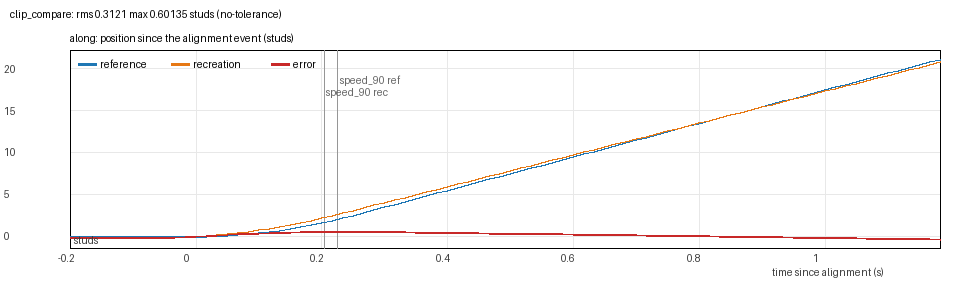
#> input picture cc.png, 960 x 288 px
$ python contact_sheet.py ../../.. --out out.png
#> lines starting #> are read from the running program, lines starting #| are printed output that depends on the picture
### skills/roblox-game-remaker/scripts/remake_common.py
"""Shared helpers for the roblox-game-remaker scripts.

Standard library plus numpy and Pillow only. No network access. Every function that touches
the filesystem takes explicit paths.
"""

from __future__ import annotations

import json
import os
import shutil
import subprocess
import sys
from fractions import Fraction
from pathlib import Path
from typing import Any, Iterable, NoReturn, Sequence

EXIT_OK = 0
EXIT_FAIL = 1
EXIT_USAGE = 2


class ToolError(Exception):
    """Raised for invalid input or a failed external tool; carries an exit code."""

    def __init__(self, message: str, code: int = EXIT_USAGE):
        super().__init__(message)
        self.code = code


def fail(message: str, code: int = EXIT_USAGE) -> NoReturn:
    raise ToolError(message, code)


def safe_console() -> None:
    """Write UTF-8 when output is piped, and never crash on an unencodable character.

    On Windows a piped stdout defaults to the ANSI code page (cp1252), which Git Bash and agent
    harnesses then read as UTF-8, so symbols such as the plus-minus sign arrive garbled. A real
    console is left alone: Python already writes Unicode to it.
    """
    for stream in (sys.stdout, sys.stderr):
        try:
            if stream.isatty():
                stream.reconfigure(errors="replace")  # type: ignore[union-attr]
            else:
                stream.reconfigure(encoding="utf-8", errors="replace")  # type: ignore[union-attr]
        except (AttributeError, ValueError, OSError):
            pass


def run_main(main) -> None:
    """Run a CLI main() and convert ToolError into a clean message and exit code."""
    safe_console()
    try:
        code = main()
#> in main, probe is the input picture: PIL image 960x288 RGB; mean R, G, B 249.5, 248.5, 248.3
    except ToolError as exc:
        print(f"error: {exc}", file=sys.stderr)
        sys.exit(exc.code)
    except KeyboardInterrupt:
        sys.exit(130)
    sys.exit(code or 0)


# ---------------------------------------------------------------- optional deps

# [8 lines left out: function require_numpy, not called in this run]


def require_pil():
    try:
        from PIL import Image  # noqa: F401
    except ImportError:
        fail("Pillow is required: pip install -r scripts/requirements.txt")
    from PIL import Image

    return Image


# ---------------------------------------------------------------- external tools

def which(tool: str) -> str | None:
    return shutil.which(tool)


# [134 lines left out: functions need_tool, run, parse_rate, ffprobe_json, video_stream, frame_timestamps and 5 more, not called in this run]


def ensure_parent(path: Path) -> Path:
    path.parent.mkdir(parents=True, exist_ok=True)
    return path


# [26 lines left out: functions read_json, _json_default, write_json, not called in this run]


def dump_json(data: Any) -> str:
    return json.dumps(data, indent=2, default=_json_default)


# [9 lines left out: function load_manifest, not called in this run]


def list_images(directory: Path) -> list[Path]:
    exts = {".png", ".jpg", ".jpeg", ".bmp", ".tga", ".webp"}
    return sorted(p for p in directory.iterdir() if p.suffix.lower() in exts)


# ---------------------------------------------------------------- images

# [34 lines left out: functions load_rgb, load_gray, to_uint8_image, not called in this run]


def rgb_to_hex(rgb: Iterable[float]) -> str:
    r, g, b = [int(round(max(0.0, min(1.0, c)) * 255)) for c in rgb]
    return f"#{r:02X}{g:02X}{b:02X}"


def env_flag(name: str) -> bool:
    return os.environ.get(name, "").lower() in ("1", "true", "yes")


# ---------------------------------------------------------------- plots

PLOT_COLORS = [(31, 119, 180), (230, 120, 20), (44, 160, 44), (200, 40, 40), (120, 80, 170), (90, 90, 90)]


# [99 lines left out: functions nice_ticks, line_plot, not called in this run]

### skills/roblox-game-remaker/scripts/contact_sheet.py
#!/usr/bin/env python3
"""Lay out frames as a labeled grid, so a sequence can be reviewed in one image.

SOURCE is an extract_frames manifest.json (or its directory), or any directory of images.
Each tile is labeled with the source frame index and timestamp. When there are more frames
than --max, several sheets are written: sheet-1.png, sheet-2.png, ...

Examples:
  python contact_sheet.py frames/jump01/manifest.json --out sheets/jump01.png --cols 8 --scale 0.25
  python contact_sheet.py frames/ui --out sheets/ui.png --tile-width 480 --label time
  python contact_sheet.py ref/manifest.json --pair rec/manifest.json --out sheets/ref_vs_rec.png
"""

from __future__ import annotations

import argparse
import math
import sys
from pathlib import Path

sys.path.insert(0, str(Path(__file__).resolve().parent))
import remake_common as rc  # noqa: E402


def collect(source: Path) -> list[tuple[Path, str]]:
    manifest_path = source if source.is_file() else source / "manifest.json"
    if manifest_path.is_file() and manifest_path.suffix == ".json":
        _, frames, base = rc.load_manifest(manifest_path)
        items = []
        for fr in frames:
            label = f"#{fr.get('index')}  {float(fr.get('pts_time', 0)):.3f}s"
            items.append((base / fr["file"], label))
        return items
    if source.is_dir():
        return [(p, p.stem) for p in rc.list_images(source)]
    rc.fail(f"{source} is neither a manifest nor a directory of images")


def label_for(text: str, mode: str) -> str:
    if mode == "none":
        return ""
    if mode == "index":
        return text.split("  ")[0]
    if mode == "time":
        return text.split("  ")[-1]
    return text


def build_sheet(items, cols, tile_w, label_mode, title):
#> called with cols = 1, tile_w = 320, label_mode = 'both'
    Image = rc.require_pil()
    from PIL import ImageDraw, ImageFont

    font = ImageFont.load_default()
    first = Image.open(items[0][0])
    aspect = first.height / first.width
#> aspect = 0.3
    tile_h = max(1, int(round(tile_w * aspect)))
#> tile_h = 96
    label_h = 14 if label_mode != "none" else 0
    title_h = 18 if title else 0
    rows = math.ceil(len(items) / cols)
    sheet = Image.new("RGB", (cols * tile_w, title_h + rows * (tile_h + label_h)), (24, 24, 24))
#> sheet: PIL image 320x110 RGB; every value is 24
    draw = ImageDraw.Draw(sheet)
    if title:
        draw.text((4, 3), title, fill=(255, 255, 255), font=font)
    for i, (path, text) in enumerate(items):
        try:
            with Image.open(path) as img:
                tile = img.convert("RGB").resize((tile_w, tile_h), Image.LANCZOS)
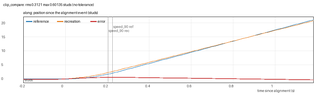
#> tile: PIL image 320x96 RGB; mean R, G, B 248.9, 247.7, 247.6
        except OSError as exc:
            rc.fail(f"cannot read {path}: {exc}")
        x = (i % cols) * tile_w
#> x = 0
        y = title_h + (i // cols) * (tile_h + label_h)
#> y = 0
        sheet.paste(tile, (x, y))
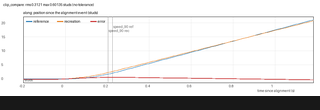
#> sheet: PIL image 320x110 RGB; mean R, G, B 220.2, 219.2, 219.1
        if label_mode != "none":
            draw.rectangle([x, y + tile_h, x + tile_w, y + tile_h + label_h], fill=(0, 0, 0))
            draw.text((x + 3, y + tile_h + 1), label_for(text, label_mode), fill=(255, 230, 120), font=font)
        draw.rectangle([x, y, x + tile_w - 1, y + tile_h - 1], outline=(70, 70, 70))
    return sheet


def main() -> int:
    ap = argparse.ArgumentParser(description=__doc__, formatter_class=argparse.RawDescriptionHelpFormatter)
    ap.add_argument("source", type=Path, help="manifest.json, its directory, or a directory of images")
    ap.add_argument("--out", type=Path, required=True, help="output PNG path")
    ap.add_argument("--pair", type=Path, help="second source; tiles alternate source/pair for side-by-side review")
    ap.add_argument("--cols", type=int, default=6)
    size = ap.add_mutually_exclusive_group()
    size.add_argument("--scale", type=float, help="tile scale relative to the source width (for example 0.25)")
    size.add_argument("--tile-width", type=int, help="tile width in pixels (default 320)")
    ap.add_argument("--every", type=int, default=1, help="use every Nth frame")
    ap.add_argument("--max", type=int, default=48, help="tiles per sheet (default 48)")
    ap.add_argument("--label", choices=["both", "index", "time", "none"], default="both")
    ap.add_argument("--title", help="optional title text")
    args = ap.parse_args()

    if args.cols < 1 or args.every < 1 or args.max < 1:
        rc.fail("--cols, --every and --max must be >= 1")
    items = collect(args.source)[:: args.every]
    if args.pair:
        other = collect(args.pair)[:: args.every]
        if len(other) != len(items):
            rc.fail(f"--pair has {len(other)} frames but the source has {len(items)}")
        merged = []
        for (pa, la), (pb, lb) in zip(items, other):
            merged += [(pa, "REF " + la), (pb, "REC " + lb)]
        items = merged
        if args.cols % 2:
            args.cols += 1
    if not items:
        rc.fail("no frames found")

    Image = rc.require_pil()
    with Image.open(items[0][0]) as probe:
        src_w = probe.width
    tile_w = int(round(src_w * args.scale)) if args.scale else (args.tile_width or 320)
    tile_w = max(16, tile_w)

    pages = [items[i: i + args.max] for i in range(0, len(items), args.max)]
    written = []
    for n, page in enumerate(pages, 1):
        sheet = build_sheet(page, min(args.cols, len(page)), tile_w, args.label, args.title)
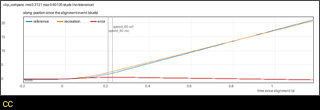
#> sheet: PIL image 320x110 RGB; mean R, G, B 213, 212, 211.8
        out = args.out if len(pages) == 1 else args.out.with_name(f"{args.out.stem}-{n}{args.out.suffix or '.png'}")
        rc.ensure_parent(out)
        sheet.save(out)
        written.append(str(out))
    print("wrote " + ", ".join(written))
    return 0


if __name__ == "__main__":
    rc.run_main(main)
#> (the program exits here)
